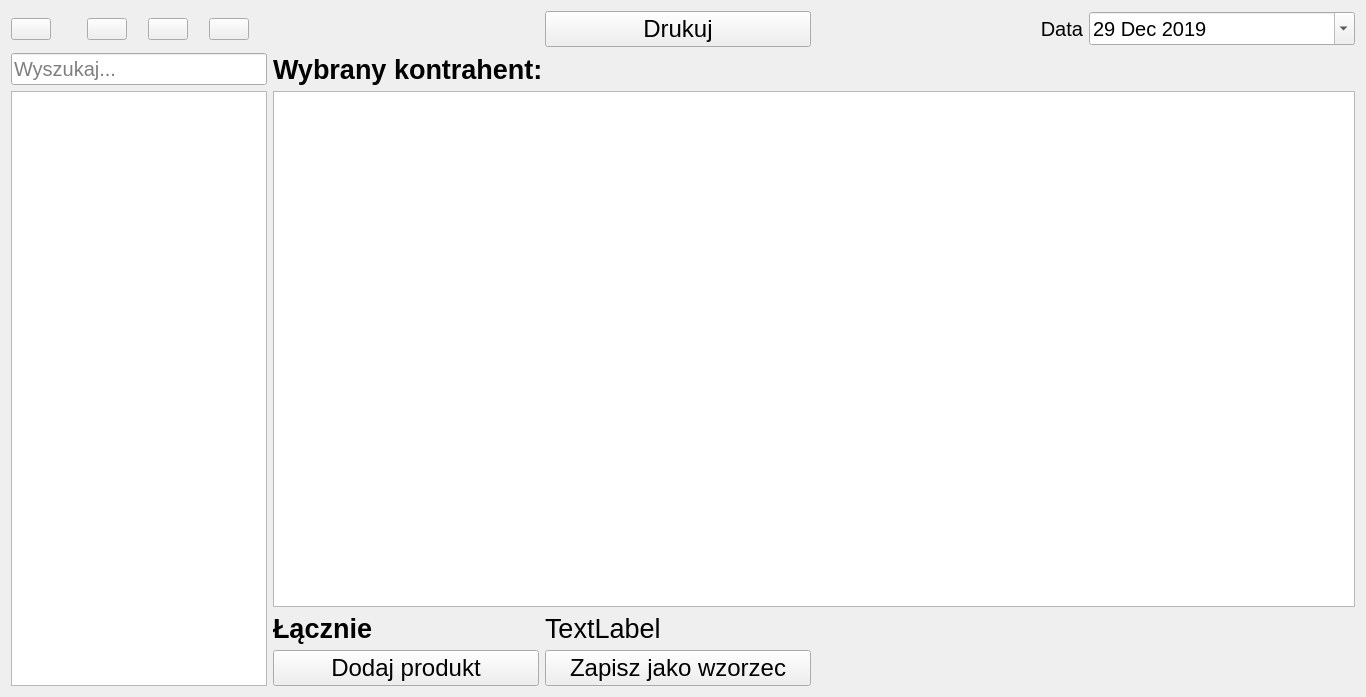
<?xml version="1.0" encoding="UTF-8"?>
<ui version="4.0">
 <class>HomeWindow</class>
 <widget class="QWidget" name="HomeWindow">
  <property name="geometry">
   <rect>
    <x>0</x>
    <y>0</y>
    <width>1366</width>
    <height>697</height>
   </rect>
  </property>
  <property name="sizePolicy">
   <sizepolicy hsizetype="Preferred" vsizetype="Preferred">
    <horstretch>0</horstretch>
    <verstretch>0</verstretch>
   </sizepolicy>
  </property>
  <property name="windowTitle">
   <string>Form</string>
  </property>
  <layout class="QGridLayout" name="gridLayout">
   <item row="4" column="8">
    <widget class="QPushButton" name="save_template_btn">
     <property name="sizePolicy">
      <sizepolicy hsizetype="Minimum" vsizetype="Maximum">
       <horstretch>0</horstretch>
       <verstretch>0</verstretch>
      </sizepolicy>
     </property>
     <property name="font">
      <font>
       <pointsize>18</pointsize>
       <weight>50</weight>
       <bold>false</bold>
      </font>
     </property>
     <property name="text">
      <string>Zapisz jako wzorzec</string>
     </property>
     <property name="icon">
      <iconset resource="../../resources/resources.qrc">
       <normaloff>:/nowyPrzedrostek/images/icons8-zapisz-30.png</normaloff>:/nowyPrzedrostek/images/icons8-zapisz-30.png</iconset>
     </property>
     <property name="iconSize">
      <size>
       <width>30</width>
       <height>30</height>
      </size>
     </property>
    </widget>
   </item>
   <item row="0" column="2">
    <widget class="QPushButton" name="next_btn">
     <property name="sizePolicy">
      <sizepolicy hsizetype="Maximum" vsizetype="Maximum">
       <horstretch>0</horstretch>
       <verstretch>0</verstretch>
      </sizepolicy>
     </property>
     <property name="text">
      <string/>
     </property>
     <property name="icon">
      <iconset resource="../../resources/resources.qrc">
       <normaloff>:/nowyPrzedrostek/images/icons8-następny-30.png</normaloff>:/nowyPrzedrostek/images/icons8-następny-30.png</iconset>
     </property>
     <property name="iconSize">
      <size>
       <width>40</width>
       <height>40</height>
      </size>
     </property>
    </widget>
   </item>
   <item row="3" column="7">
    <widget class="QLabel" name="total_num_label">
     <property name="sizePolicy">
      <sizepolicy hsizetype="Preferred" vsizetype="Maximum">
       <horstretch>0</horstretch>
       <verstretch>0</verstretch>
      </sizepolicy>
     </property>
     <property name="font">
      <font>
       <pointsize>20</pointsize>
       <weight>75</weight>
       <bold>true</bold>
      </font>
     </property>
     <property name="text">
      <string>Łącznie</string>
     </property>
    </widget>
   </item>
   <item row="2" column="0" rowspan="3" colspan="4">
    <widget class="QListView" name="listView">
     <property name="sizePolicy">
      <sizepolicy hsizetype="Minimum" vsizetype="Expanding">
       <horstretch>0</horstretch>
       <verstretch>0</verstretch>
      </sizepolicy>
     </property>
     <property name="font">
      <font>
       <pointsize>15</pointsize>
      </font>
     </property>
     <property name="editTriggers">
      <set>QAbstractItemView::NoEditTriggers</set>
     </property>
     <property name="alternatingRowColors">
      <bool>true</bool>
     </property>
     <property name="selectionBehavior">
      <enum>QAbstractItemView::SelectRows</enum>
     </property>
     <property name="textElideMode">
      <enum>Qt::ElideLeft</enum>
     </property>
    </widget>
   </item>
   <item row="4" column="7">
    <widget class="QPushButton" name="add_product_btn">
     <property name="sizePolicy">
      <sizepolicy hsizetype="Minimum" vsizetype="Maximum">
       <horstretch>0</horstretch>
       <verstretch>0</verstretch>
      </sizepolicy>
     </property>
     <property name="font">
      <font>
       <pointsize>18</pointsize>
       <weight>50</weight>
       <bold>false</bold>
       <underline>false</underline>
       <strikeout>false</strikeout>
      </font>
     </property>
     <property name="text">
      <string>Dodaj produkt</string>
     </property>
     <property name="icon">
      <iconset resource="../../resources/resources.qrc">
       <normaloff>:/nowyPrzedrostek/images/icons8-plus-30.png</normaloff>:/nowyPrzedrostek/images/icons8-plus-30.png</iconset>
     </property>
     <property name="iconSize">
      <size>
       <width>30</width>
       <height>30</height>
      </size>
     </property>
    </widget>
   </item>
   <item row="0" column="3">
    <widget class="QPushButton" name="last_btn">
     <property name="sizePolicy">
      <sizepolicy hsizetype="Maximum" vsizetype="Maximum">
       <horstretch>0</horstretch>
       <verstretch>0</verstretch>
      </sizepolicy>
     </property>
     <property name="text">
      <string/>
     </property>
     <property name="icon">
      <iconset resource="../../resources/resources.qrc">
       <normaloff>:/nowyPrzedrostek/images/icons8-ostatni-30.png</normaloff>:/nowyPrzedrostek/images/icons8-ostatni-30.png</iconset>
     </property>
     <property name="iconSize">
      <size>
       <width>40</width>
       <height>40</height>
      </size>
     </property>
    </widget>
   </item>
   <item row="0" column="0">
    <widget class="QPushButton" name="beginning_btn">
     <property name="sizePolicy">
      <sizepolicy hsizetype="Maximum" vsizetype="Maximum">
       <horstretch>0</horstretch>
       <verstretch>0</verstretch>
      </sizepolicy>
     </property>
     <property name="text">
      <string/>
     </property>
     <property name="icon">
      <iconset resource="../../resources/resources.qrc">
       <normaloff>:/nowyPrzedrostek/images/icons8-pierwszy-30.png</normaloff>:/nowyPrzedrostek/images/icons8-pierwszy-30.png</iconset>
     </property>
     <property name="iconSize">
      <size>
       <width>40</width>
       <height>40</height>
      </size>
     </property>
    </widget>
   </item>
   <item row="0" column="9">
    <widget class="QLabel" name="label_2">
     <property name="sizePolicy">
      <sizepolicy hsizetype="Preferred" vsizetype="Preferred">
       <horstretch>0</horstretch>
       <verstretch>0</verstretch>
      </sizepolicy>
     </property>
     <property name="font">
      <font>
       <pointsize>15</pointsize>
      </font>
     </property>
     <property name="layoutDirection">
      <enum>Qt::LeftToRight</enum>
     </property>
     <property name="text">
      <string>Data</string>
     </property>
     <property name="alignment">
      <set>Qt::AlignRight|Qt::AlignTrailing|Qt::AlignVCenter</set>
     </property>
    </widget>
   </item>
   <item row="0" column="1">
    <widget class="QPushButton" name="prev_btn">
     <property name="sizePolicy">
      <sizepolicy hsizetype="Maximum" vsizetype="Maximum">
       <horstretch>0</horstretch>
       <verstretch>0</verstretch>
      </sizepolicy>
     </property>
     <property name="text">
      <string/>
     </property>
     <property name="icon">
      <iconset resource="../../resources/resources.qrc">
       <normaloff>:/nowyPrzedrostek/images/icons8-poprzedni-30.png</normaloff>:/nowyPrzedrostek/images/icons8-poprzedni-30.png</iconset>
     </property>
     <property name="iconSize">
      <size>
       <width>40</width>
       <height>40</height>
      </size>
     </property>
    </widget>
   </item>
   <item row="3" column="8" colspan="3">
    <widget class="QLabel" name="total_words_label">
     <property name="sizePolicy">
      <sizepolicy hsizetype="Preferred" vsizetype="Maximum">
       <horstretch>0</horstretch>
       <verstretch>0</verstretch>
      </sizepolicy>
     </property>
     <property name="font">
      <font>
       <pointsize>20</pointsize>
      </font>
     </property>
     <property name="text">
      <string>TextLabel</string>
     </property>
    </widget>
   </item>
   <item row="0" column="10">
    <widget class="QDateEdit" name="dateEdit">
     <property name="font">
      <font>
       <pointsize>15</pointsize>
      </font>
     </property>
     <property name="calendarPopup">
      <bool>true</bool>
     </property>
     <property name="date">
      <date>
       <year>2019</year>
       <month>12</month>
       <day>29</day>
      </date>
     </property>
    </widget>
   </item>
   <item row="2" column="7" colspan="4">
    <widget class="QTableView" name="tableView">
     <property name="font">
      <font>
       <pointsize>15</pointsize>
       <weight>50</weight>
       <bold>false</bold>
      </font>
     </property>
     <property name="editTriggers">
      <set>QAbstractItemView::DoubleClicked</set>
     </property>
     <property name="alternatingRowColors">
      <bool>true</bool>
     </property>
     <property name="selectionMode">
      <enum>QAbstractItemView::SingleSelection</enum>
     </property>
     <property name="selectionBehavior">
      <enum>QAbstractItemView::SelectRows</enum>
     </property>
     <property name="textElideMode">
      <enum>Qt::ElideNone</enum>
     </property>
     <property name="sortingEnabled">
      <bool>false</bool>
     </property>
    </widget>
   </item>
   <item row="1" column="0" colspan="4">
    <widget class="QLineEdit" name="customer_completer">
     <property name="font">
      <font>
       <pointsize>15</pointsize>
      </font>
     </property>
     <property name="text">
      <string/>
     </property>
     <property name="placeholderText">
      <string>Wyszukaj...</string>
     </property>
    </widget>
   </item>
   <item row="1" column="7" colspan="3">
    <widget class="QLabel" name="customer_label">
     <property name="sizePolicy">
      <sizepolicy hsizetype="Preferred" vsizetype="Preferred">
       <horstretch>0</horstretch>
       <verstretch>0</verstretch>
      </sizepolicy>
     </property>
     <property name="font">
      <font>
       <pointsize>20</pointsize>
       <weight>75</weight>
       <bold>true</bold>
      </font>
     </property>
     <property name="text">
      <string>Wybrany kontrahent:</string>
     </property>
     <property name="textFormat">
      <enum>Qt::AutoText</enum>
     </property>
    </widget>
   </item>
   <item row="0" column="8">
    <widget class="QPushButton" name="print_btn">
     <property name="sizePolicy">
      <sizepolicy hsizetype="Minimum" vsizetype="Fixed">
       <horstretch>0</horstretch>
       <verstretch>0</verstretch>
      </sizepolicy>
     </property>
     <property name="font">
      <font>
       <pointsize>18</pointsize>
       <weight>50</weight>
       <bold>false</bold>
      </font>
     </property>
     <property name="text">
      <string>Drukuj</string>
     </property>
     <property name="icon">
      <iconset resource="../../resources/resources.qrc">
       <normaloff>:/nowyPrzedrostek/images/icons8-drukuj-30.png</normaloff>:/nowyPrzedrostek/images/icons8-drukuj-30.png</iconset>
     </property>
     <property name="iconSize">
      <size>
       <width>30</width>
       <height>30</height>
      </size>
     </property>
    </widget>
   </item>
  </layout>
 </widget>
 <resources>
  <include location="../../resources/resources.qrc"/>
 </resources>
 <connections>
  <connection>
   <sender>beginning_btn</sender>
   <signal>clicked()</signal>
   <receiver>HomeWindow</receiver>
   <slot>_select_first()</slot>
   <hints>
    <hint type="sourcelabel">
     <x>31</x>
     <y>28</y>
    </hint>
    <hint type="destinationlabel">
     <x>682</x>
     <y>348</y>
    </hint>
   </hints>
  </connection>
  <connection>
   <sender>prev_btn</sender>
   <signal>clicked()</signal>
   <receiver>HomeWindow</receiver>
   <slot>_select_prev()</slot>
   <hints>
    <hint type="sourcelabel">
     <x>101</x>
     <y>28</y>
    </hint>
    <hint type="destinationlabel">
     <x>682</x>
     <y>348</y>
    </hint>
   </hints>
  </connection>
  <connection>
   <sender>next_btn</sender>
   <signal>clicked()</signal>
   <receiver>HomeWindow</receiver>
   <slot>_select_next()</slot>
   <hints>
    <hint type="sourcelabel">
     <x>163</x>
     <y>28</y>
    </hint>
    <hint type="destinationlabel">
     <x>682</x>
     <y>348</y>
    </hint>
   </hints>
  </connection>
  <connection>
   <sender>last_btn</sender>
   <signal>clicked()</signal>
   <receiver>HomeWindow</receiver>
   <slot>_select_last()</slot>
   <hints>
    <hint type="sourcelabel">
     <x>225</x>
     <y>28</y>
    </hint>
    <hint type="destinationlabel">
     <x>682</x>
     <y>348</y>
    </hint>
   </hints>
  </connection>
  <connection>
   <sender>add_product_btn</sender>
   <signal>clicked()</signal>
   <receiver>HomeWindow</receiver>
   <slot>_add_product()</slot>
   <hints>
    <hint type="sourcelabel">
     <x>401</x>
     <y>672</y>
    </hint>
    <hint type="destinationlabel">
     <x>682</x>
     <y>348</y>
    </hint>
   </hints>
  </connection>
  <connection>
   <sender>save_template_btn</sender>
   <signal>clicked()</signal>
   <receiver>HomeWindow</receiver>
   <slot>_save_template()</slot>
   <hints>
    <hint type="sourcelabel">
     <x>675</x>
     <y>672</y>
    </hint>
    <hint type="destinationlabel">
     <x>682</x>
     <y>348</y>
    </hint>
   </hints>
  </connection>
  <connection>
   <sender>print_btn</sender>
   <signal>clicked()</signal>
   <receiver>HomeWindow</receiver>
   <slot>_print_invoice()</slot>
   <hints>
    <hint type="sourcelabel">
     <x>401</x>
     <y>28</y>
    </hint>
    <hint type="destinationlabel">
     <x>682</x>
     <y>348</y>
    </hint>
   </hints>
  </connection>
 </connections>
 <slots>
  <slot>_load_customer_template()</slot>
  <slot>_select_last()</slot>
  <slot>_select_first()</slot>
  <slot>_select_next()</slot>
  <slot>_select_prev()</slot>
  <slot>_add_product()</slot>
  <slot>_save_template()</slot>
  <slot>_print_invoice()</slot>
 </slots>
</ui>
